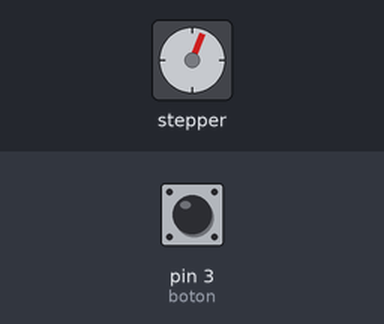
The sketch below on a simulated Arduino Uno, built with avr-gcc and run on an emulated ATmega328P. Parts: stepper motor. Wiring (inferred from the names in the program): stepper motor (2048 steps per turn assumed): coils pin 9, pin 10, pin 11, pin 12. The inputs (shaded band) are chosen by the test bench; at power-on: pin 3 (boton) HIGH.

Above: at 1.27 s.
1.3 s: pin 3 (boton) pulled LOW for 1 s
At 1.98 s:
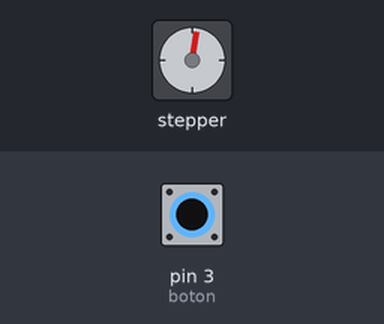
4.3 s: pin 3 (boton) pulled LOW for 3.2 s
At 6.71 s:
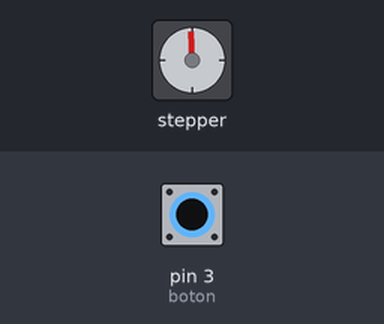
9.0 s: pin 3 (boton) pulled LOW for 3.2 s
At 10.98 s:
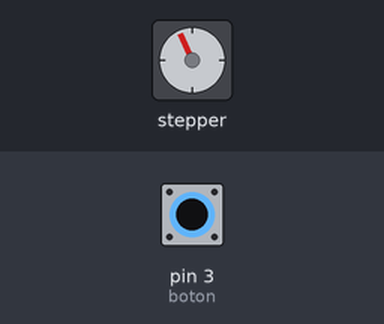
13.7 s: pin 3 (boton) pulled LOW for 3.2 s
18.4 s: pin 3 (boton) pulled LOW for 0.15 s
Timing chart, 0 to 33.3 s (numbered marks = the images above; inputs shaded):
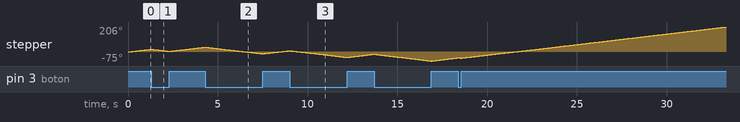

The sketch:

04-StepperMotor-Boton-Velocidad.ino
```cpp
/*
Controlamos la dirección de un Stepper Motor modelo 28BYJ-48
Basado en el ejemplo de Nikodem Bartnik - nikodembartnik.pl
https://github.com/NikodemBartnik/ArduinoTutorials/tree/master/28BYJ-48
Prof. Citlali Hernández, IT 2026
En este código cambiaremos la dirección del motor con un botón.
*/

// Aquí definimos los pines a los que está conectado nuestro stepper
#define STEPPER_PIN_1 9
#define STEPPER_PIN_2 10
#define STEPPER_PIN_3 11
#define STEPPER_PIN_4 12

//Definimos una variable que luego usaremos para ir variando la rotación del motor
int step_number = 0;

int boton = 3;   // Conectamos un boton al pin 3
int valBot = 0;  // Definimos una variable que leerá el valor del botón
int velocidad = 10;
// El tiempo de espera entre cada rotación del motor. Esto se percibirá como la velocidad.
// Mientras más elevado sea el valor, más lento será el movimiento.
// En este motor funciona bien un valor mínimo de 3

void setup() {
  pinMode(boton, INPUT);

  // Declaramos los pines del motor como outputs
  pinMode(STEPPER_PIN_1, OUTPUT);
  pinMode(STEPPER_PIN_2, OUTPUT);
  pinMode(STEPPER_PIN_3, OUTPUT);
  pinMode(STEPPER_PIN_4, OUTPUT);
}

void loop() {

  valBot = digitalRead(boton);

  if (valBot == 0) { // Si el botón no está presionado
    derecha(); // gira a la derecha
    delay(velocidad);
  } else if (valBot == 1) { // si elbotón está presionado
    izquierda(); // gira a la izquierda
    delay(velocidad);
  }

  step_number++;
  if (step_number > 3) {
    step_number = 0;
  }
}


// - - - - - Mis Funciones - - - - -


void izquierda() {
  switch (step_number) {
    case 0:
      digitalWrite(STEPPER_PIN_1, HIGH);
      digitalWrite(STEPPER_PIN_2, LOW);
      digitalWrite(STEPPER_PIN_3, LOW);
      digitalWrite(STEPPER_PIN_4, LOW);
      break;
    case 1:
      digitalWrite(STEPPER_PIN_1, LOW);
      digitalWrite(STEPPER_PIN_2, HIGH);
      digitalWrite(STEPPER_PIN_3, LOW);
      digitalWrite(STEPPER_PIN_4, LOW);
      break;
    case 2:
      digitalWrite(STEPPER_PIN_1, LOW);
      digitalWrite(STEPPER_PIN_2, LOW);
      digitalWrite(STEPPER_PIN_3, HIGH);
      digitalWrite(STEPPER_PIN_4, LOW);
      break;
    case 3:
      digitalWrite(STEPPER_PIN_1, LOW);
      digitalWrite(STEPPER_PIN_2, LOW);
      digitalWrite(STEPPER_PIN_3, LOW);
      digitalWrite(STEPPER_PIN_4, HIGH);
      break;
  }
}


void derecha() {
  switch (step_number) {
    case 0:
      digitalWrite(STEPPER_PIN_1, LOW);
      digitalWrite(STEPPER_PIN_2, LOW);
      digitalWrite(STEPPER_PIN_3, LOW);
      digitalWrite(STEPPER_PIN_4, HIGH);
      break;
    case 1:
      digitalWrite(STEPPER_PIN_1, LOW);
      digitalWrite(STEPPER_PIN_2, LOW);
      digitalWrite(STEPPER_PIN_3, HIGH);
      digitalWrite(STEPPER_PIN_4, LOW);
      break;
    case 2:
      digitalWrite(STEPPER_PIN_1, LOW);
      digitalWrite(STEPPER_PIN_2, HIGH);
      digitalWrite(STEPPER_PIN_3, LOW);
      digitalWrite(STEPPER_PIN_4, LOW);
      break;
    case 3:
      digitalWrite(STEPPER_PIN_1, HIGH);
      digitalWrite(STEPPER_PIN_2, LOW);
      digitalWrite(STEPPER_PIN_3, LOW);
      digitalWrite(STEPPER_PIN_4, LOW);
  }
}
```
